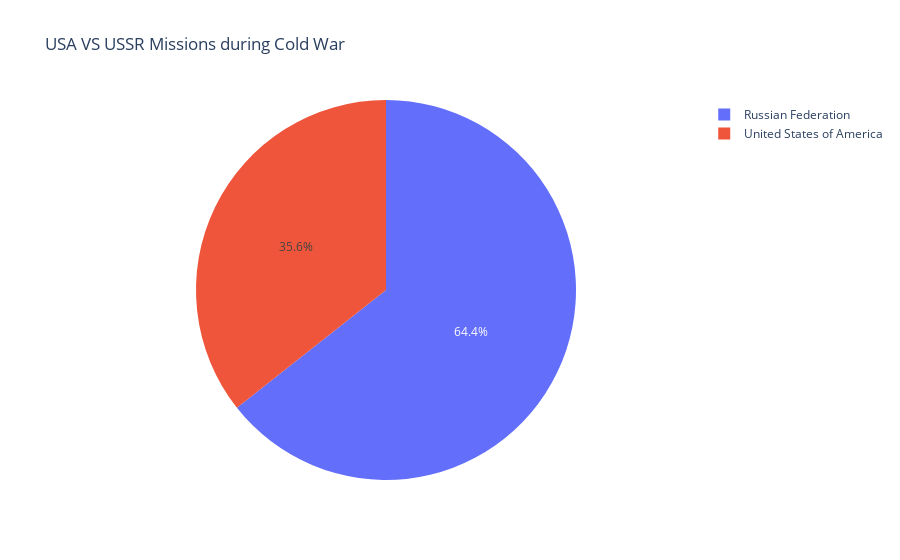

Notebook source saved alongside this figure:
### Code cell
colors = sns.color_palette('pastel')[0:5]
px.pie(dfusruspie,
       names = dfusruspie.index,
       values=dfusruspie.values,
      labels=dfusruspie.index,
      title="USA VS USSR Missions during Cold War")

### Figure 1 — Plotly figure (JSON) as saved in the notebook; plotly's stock layout.template omitted (floating-point values rounded to 4 significant figures)
{"data": [{"domain": {"x": [0, 1], "y": [0, 1]}, "hovertemplate": "country=%{label}<br>value=%{value}<extra></extra>", "labels": ["Russian Federation", "United States of America"], "legendgroup": "", "name": "", "showlegend": true, "type": "pie", "values": [1163, 644]}], "layout": {"legend": {"tracegroupgap": 0}, "title": {"text": "USA VS USSR Missions during Cold War"}}}
